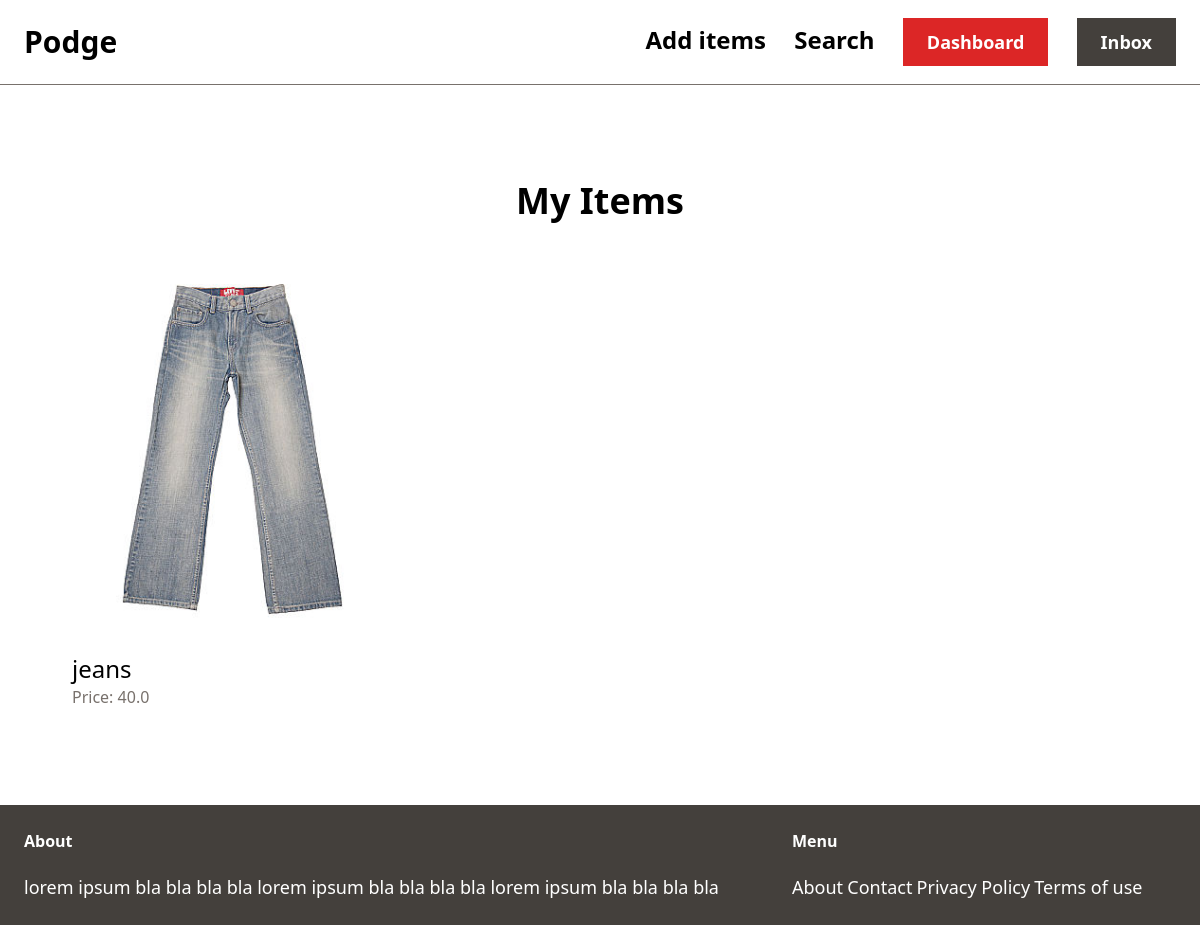
The app's page /dashboard/ (signed in) with its own data.
### item/models.py (models this page shows, shortened)
class Item(models.Model):
    category = models.ForeignKey(Category, related_name='items', on_delete=models.CASCADE)
    name = models.CharField(max_length=255)
    description = models.TextField(blank=True, null=True)
    price = models.FloatField()
    image = models.ImageField(upload_to='item_images', blank=True, null=True)
    is_sold = models.BooleanField(default=False)
    created_by = models.ForeignKey(User, related_name='items', on_delete=models.CASCADE)
    created_at = models.DateTimeField(auto_now_add=True)

### dashboard/views.py (the view)
# urls.py: path('', views.index, name='index'),
@login_required
def index(request):
    items = Item.objects.filter(created_by=request.user)
    return render(request, 'dashboard/index.html', {
        'items': items,
    })

### dashboard/templates/dashboard/index.html (shortened to what this page needs)
{%  extends 'home/base.html' %}
{% block content %}
<div class="mt-6 px-6 py-12">
    <h2 class="mb-12 text-4xl font-bold text-center">My Items</h2>
    <div class="grid grid-cols-3 gap-3">
        {% for item in items %}
        <div>
            <a href="{% url 'item:detail' item.id %}">
                <div>
                    <img src="{{ item.image.url }}" class="rounded-t-xl">
                </div>
                <div class="p-6 bg-white rounded-b-xl">
                    <h2 class="text-2xl">{{ item.name }}</h2>
                    <p class="text-stone-500">Price: {{ item.price }}</p>
                </div>
            </a>
        </div>
        {% endfor %}
    </div>
</div>
{% endblock %}

### records on screen
Item: image (picture), name "jeans", price "40.0"
